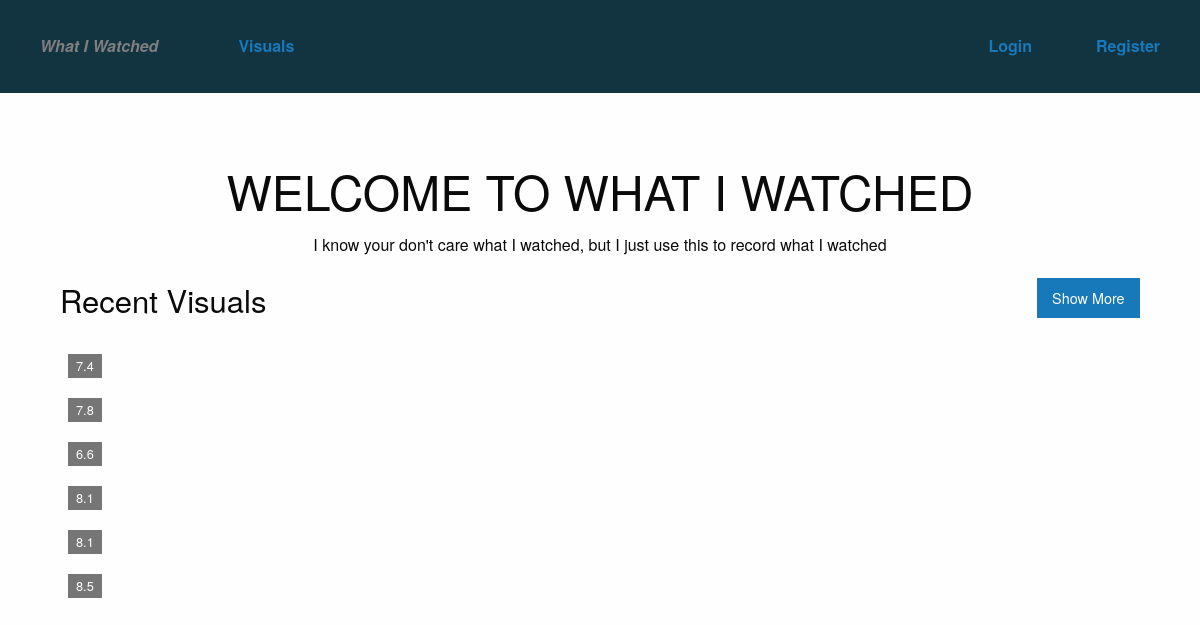
The app's page /, older data.
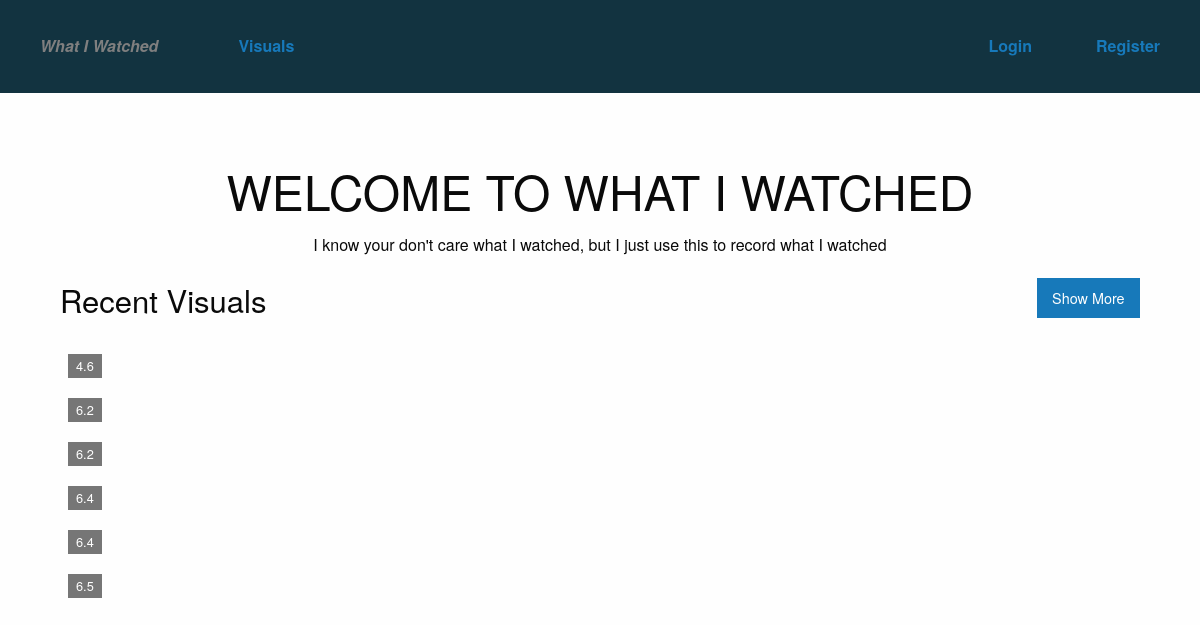
The same page, newer data.
### visual/models.py (models this page shows, shortened)
class Visual(models.Model):
    title = models.CharField(max_length=60, blank=True)
    watched = models.BooleanField(default=True)
    douban_id = models.CharField(max_length=60, unique=True)
    imdb_id = models.CharField(max_length=60, blank=True)
    date_watched = models.DateTimeField(auto_now_add = True)
    date_updated = models.DateTimeField(auto_now = True)
    original_title = models.CharField(max_length=60, blank=True)
    year = models.IntegerField(blank=True, default=0)
    rating = models.FloatField(blank=True, default=0.0)
    images = models.TextField(blank=True)
    summary = models.TextField(blank=True)
    visual_type = models.ManyToManyField(Type, blank=True)
    favorite = models.ManyToManyField(User, blank=True)
    class Meta:
        ordering = ['-rating']

### home/views.py (the view)
# urls.py: url(r'^$', 'visual.views.home', name='home'),
def home(request):
    visuals = Visual.objects.order_by('-date_updated')[:6]
    return render(request, 'common/home.html', {'visuals' : visuals})

### templates/common/home.html
{% extends "common/base.html" %}
{% block content %}
<section id="title" class="section">
    <div class="row float-center text-center">
        <h1 class="welcome">Welcome to What I watched</h1>
        <p>I know your don't care what I watched, but I just use this to record what I watched</p>
    </div>
</section>
<section id="visuals" class="section">
    <div class="row clearfix">
        <h3 class="float-left">Recent Visuals</h3>
        <a class="button float-right" href="{% url 'visual:home' %}">Show More</a>
    </div>
    {% include "visual/visual_list.html" with visuals=visuals %}
</section>
{% endblock %}

### templates/visual/visual_list.html (shortened to what this page needs)
<div class="row visuals">
    {% for visual in visuals %}
    <div class="columns large-2 medium-4 small-6 visual-wrapper">
        <a href="{% url 'visual:detail' visual.id %}">
        <div class="visual success">
            <div class="visual-content">
            </div>
            <div class="rating label secondary">
                {{ visual.rating }}
            </div>
        </div>
        </a>
    </div>
    {% endfor %}
</div>

Row changes from the older to the newer data that the page shows:
no longer on this page (row edited): Visual: rating "7.4"
no longer on this page (row edited): Visual: rating "7.8"
no longer on this page (row edited): Visual: rating "6.6"
no longer on this page (row edited): Visual: rating "8.1"
no longer on this page (row edited): Visual: rating "8.1"
no longer on this page (row edited): Visual: rating "8.5"
now on this page (row edited): Visual: rating "4.6"
now on this page (row edited): Visual: rating "6.2"
now on this page (row edited): Visual: rating "6.2"
now on this page (row edited): Visual: rating "6.4"
now on this page (row edited): Visual: rating "6.4"
now on this page (row edited): Visual: rating "6.5"
